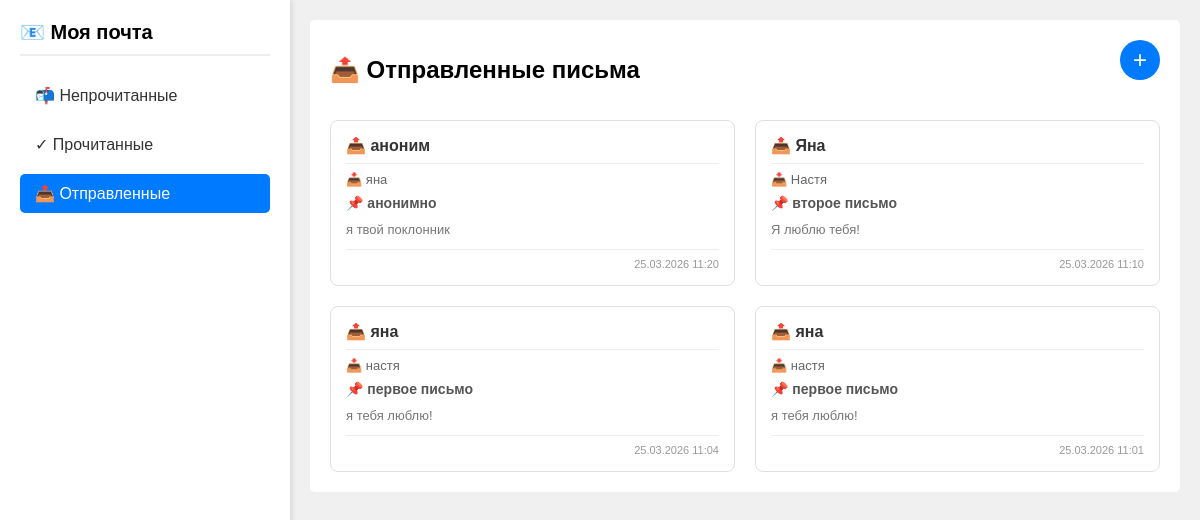
The page /sent/ on the database as committed earlier.
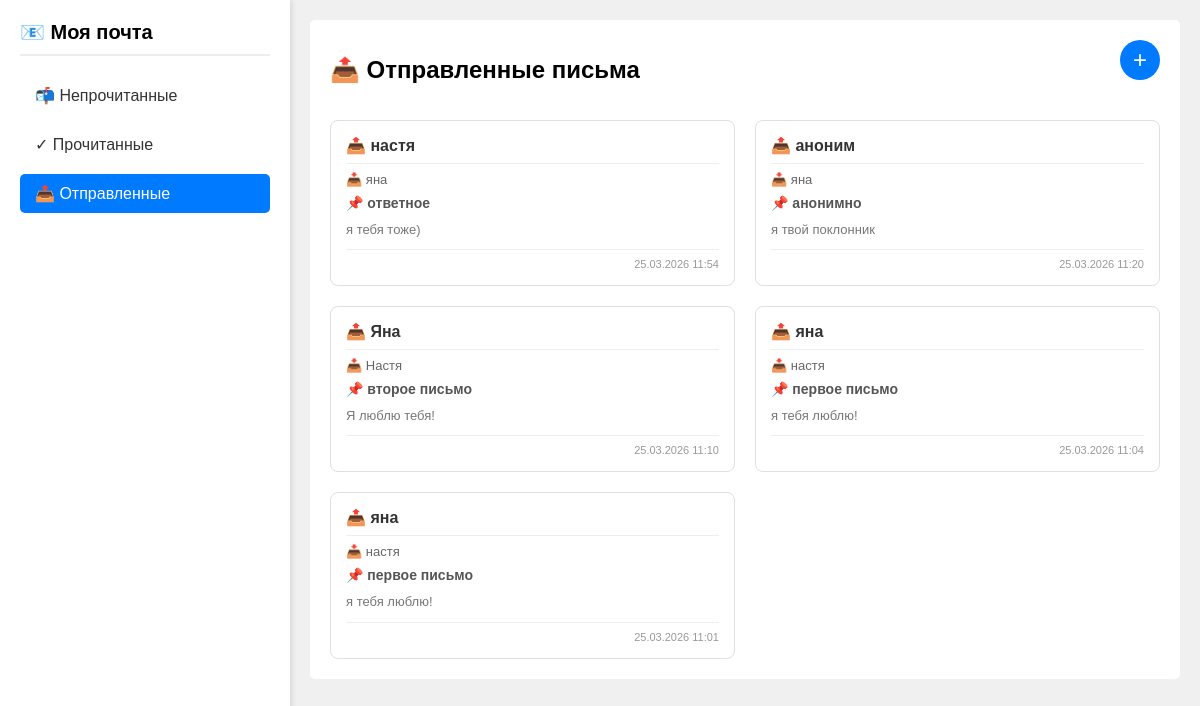
The same page on the database as committed later.
### mail/models.py (models this page shows, shortened)
class Email(models.Model):
    FOLDER_CHOICES = [
        ('inbox', 'Входящие'),
        ('sent', 'Отправленные'),
        ('read', 'Прочитанные'),
        ('unread', 'Непрочитанные'),
        ('archive', 'Архив'),
        ('trash', 'Корзина'),
    ]
    sender = models.CharField('Отправитель', max_length=100)
    recipient = models.CharField('Получатель', max_length=100)
    subject = models.CharField('Тема', max_length=200)
    body = models.TextField('Текст письма')
    created_at = models.DateTimeField('Дата создания', auto_now_add=True)
    is_read = models.BooleanField('Прочитано', default=False)
    folder = models.CharField('Папка', max_length=20, default='inbox', choices=FOLDER_CHOICES)

### mail/views.py (the view)
# urls.py: path('sent/', views.sent_emails, name='sent'),
def sent_emails(request):
    emails = Email.objects.filter(folder='sent').order_by('-created_at')
    return render(request, 'mail/sent.html', {'emails': emails, 'active_tab': 'sent'})

### templates/mail/sent.html (shortened to what this page needs)
{% extends 'mail/base.html' %}
{% block content %}
    <div class="header-with-button">
        <h2>📤 Отправленные письма</h2>
        <a href="{% url 'mail:compose' %}" class="add-button">+</a>
    </div>
    {% if emails %}
        <div class="emails-grid">
            {% for email in emails %}
                <a href="{% url 'mail:view_email' email.id %}" class="email-card">
                    <div class="email-sender">
                        📤 {{ email.sender|truncatechars:30 }}
                    </div>
                    <div class="email-recipient">
                        📥 {{ email.recipient|truncatechars:30 }}
                    </div>
                    <div class="email-subject">
                        📌 {{ email.subject|truncatechars:40 }}
                    </div>
                    <div class="email-body">
                        {{ email.body|truncatechars:50 }}
                    </div>
                    <div class="email-date">
                        {{ email.created_at|date:"d.m.Y H:i" }}
                    </div>
                </a>
            {% endfor %}
        </div>
    {% else %}
        <div class="empty-state">
            <p>Нет отправленных писем</p>
        </div>
    {% endif %}
{% endblock %}

### templates/mail/base.html (shortened to what this page needs)
<!DOCTYPE html>
<html lang="ru">
<head>
</head>
<body>
    <div class="app-container">
        <div class="sidebar">
            <h1>📧 Моя почта</h1>
            <ul class="nav-menu">
                <li><a href="{% url 'mail:inbox' %}" class="{% if active_tab == 'inbox' %}active{% endif %}">📬 Непрочитанные</a></li>
                <li><a href="{% url 'mail:read' %}" class="{% if active_tab == 'read' %}active{% endif %}">✓ Прочитанные</a></li>
                <li><a href="{% url 'mail:sent' %}" class="{% if active_tab == 'sent' %}active{% endif %}">📤 Отправленные</a></li>
            </ul>
        </div>
        <div class="main-content">
            <div class="content-card">
                {% block content %}
                {% endblock %}
            </div>
        </div>
    </div>
</body>
</html>

### templates/mail/base.html (style rules this page uses)
body { font-family: Arial, sans-serif; margin: 0; padding: 0; background: #f0f0f0; }
.app-container { display: flex; min-height: 100vh; }
.sidebar { width: 250px; background: white; padding: 20px; box-shadow: 2px 0 5px rgba(0,0,0,0.1); }
.sidebar h1 { font-size: 20px; margin: 0 0 20px 0; padding-bottom: 10px; border-bottom: 2px solid #eee; }
.nav-menu { list-style: none; padding: 0; margin: 0; }
.nav-menu li { margin-bottom: 10px; }
.nav-menu a { display: block; padding: 10px 15px; text-decoration: none; color: #333; border-radius: 5px; transition: background 0.3s; }
.nav-menu a.active { background: #007bff; color: white; }
.main-content { flex: 1; padding: 20px; }
.content-card { background: white; border-radius: 5px; padding: 20px; }
.add-button { display: inline-block; background: #007bff; color: white; font-size: 24px; width: 40px; height: 40px; line-height: 40px; text-align: center; border-radius: 50%; text-decoration: none; margin-bottom: 20px; }
.header-with-button { display: flex; justify-content: space-between; align-items: center; margin-bottom: 20px; }
.header-with-button h2 { margin: 0; }

### templates/mail/sent.html (style rules this page uses)
.emails-grid { display: grid; grid-template-columns: repeat(auto-fill, minmax(350px, 1fr)); gap: 20px; }
.email-card { background: white; border: 1px solid #e0e0e0; border-radius: 8px; padding: 15px; transition: box-shadow 0.3s ease; cursor: pointer; text-decoration: none; display: block; color: inherit; }
.email-sender { font-weight: bold; color: #333; font-size: 16px; margin-bottom: 8px; padding-bottom: 8px; border-bottom: 1px solid #eee; }
.email-recipient { color: #666; font-size: 13px; margin-bottom: 8px; }
.email-subject { font-weight: 600; color: #555; font-size: 14px; margin-bottom: 10px; }
.email-body { color: #777; font-size: 13px; line-height: 1.4; margin-bottom: 10px; }
.email-date { color: #999; font-size: 11px; text-align: right; margin-top: 10px; padding-top: 8px; border-top: 1px solid #eee; }
.add-button { display: inline-block; background: #007bff; color: white; font-size: 24px; width: 40px; height: 40px; line-height: 40px; text-align: center; border-radius: 50%; text-decoration: none; }
.header-with-button { display: flex; justify-content: space-between; align-items: center; margin-bottom: 20px; }
.header-with-button h2 { margin: 0; }

Rows that differ between the two databases and show on the page:
added Email: sender "настя", recipient "яна", subject "ответное", body "я тебя тоже)", created_at "25.03.2026 11:54"
